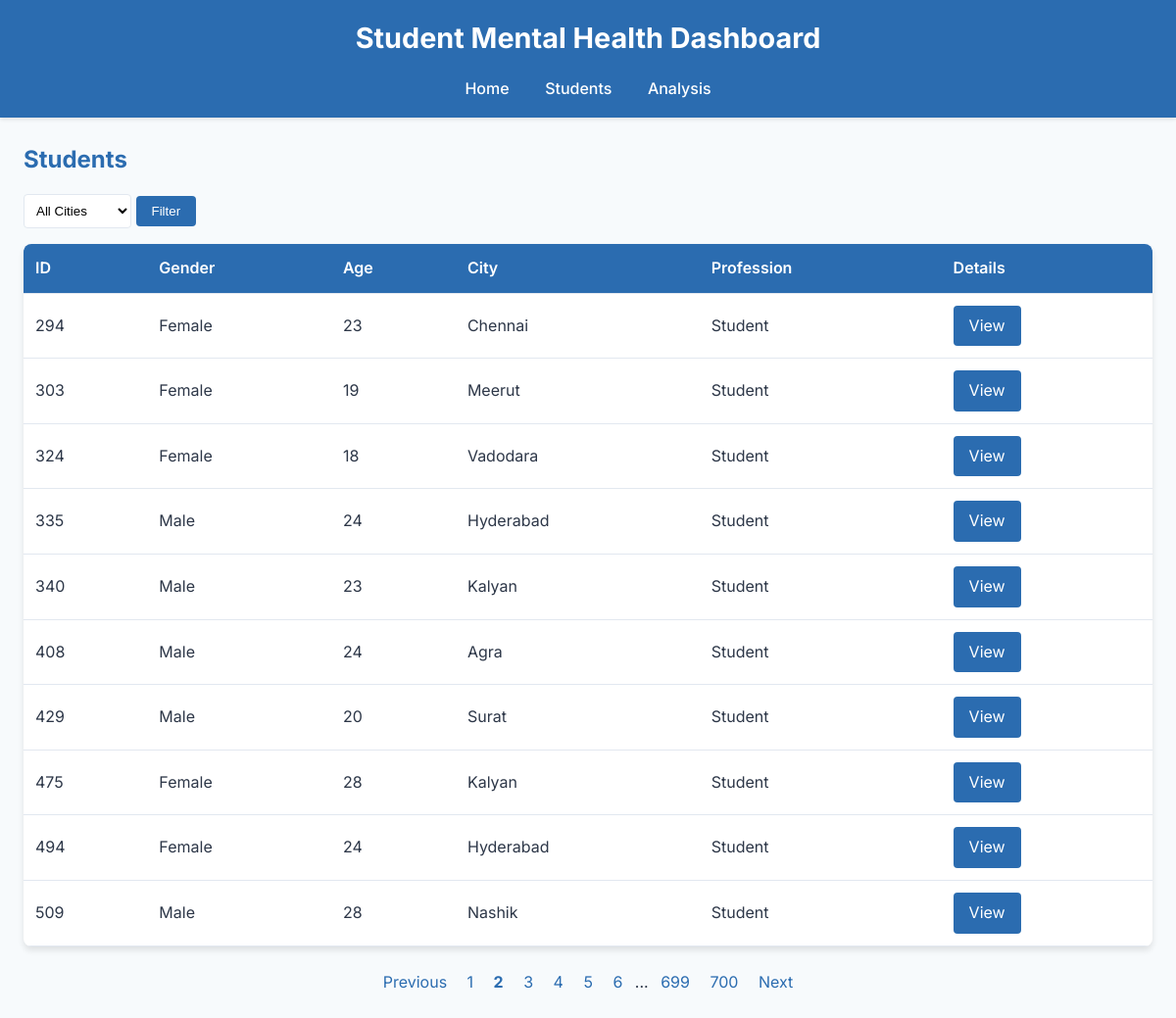
The app's page /students?page=2 with its own data.
### models/models.py (models this page shows)
class Student(db.Model):
    id = db.Column(db.Integer, primary_key=True)
    gender = db.Column(db.String(20), nullable=False)
    age = db.Column(db.Integer, nullable=False)
    city = db.Column(db.String(100))
    profession = db.Column(db.String(50))
    degree = db.Column(db.String(50))
    cgpa = db.Column(db.Float)
    study_satisfaction = db.Column(db.Float)
    depression = db.Column(db.Boolean, nullable=False)
    suicidal_thoughts = db.Column(db.Boolean, nullable=False)
    family_history = db.Column(db.Boolean, nullable=False)
    lifestyle_factors = db.relationship('LifestyleFactor', backref='student', lazy=True)

### routes/routes.py (the view)
@bp.route('/students')
def students():
    page = request.args.get('page', 1, type=int)
    city = request.args.get('city', None)
    query = Student.query
    if city:
        query = query.filter(Student.city == city)
    students = query.paginate(page=page, per_page=10)
    print(f"Students found: {students.total}")  # Debug
    return render_template('students.html', students=students)

### templates/students.html (shortened to what this page needs)
{% extends "base.html" %}
{% block content %}
    <h2>Students</h2>
    <form class="filter-form" method="GET">
        <select name="city">
            <option value="">All Cities</option>
        </select>
        <button type="submit">Filter</button>
    </form>
    {% if students.items %}
        <table>
            <tr>
                <th>ID</th>
                <th>Gender</th>
                <th>Age</th>
                <th>City</th>
                <th>Profession</th>
                <th>Details</th>
            </tr>
            {% for student in students.items %}
                <tr>
                    <td>{{ student.id }}</td>
                    <td>{{ student.gender }}</td>
                    <td>{{ student.age }}</td>
                    <td>{{ student.city }}</td>
                    <td>{{ student.profession }}</td>
                    <td><a href="{{ url_for('main.student', id=student.id) }}" class="button">View</a></td>
                </tr>
            {% endfor %}
        </table>
        <div class="pagination">
            {% if students.has_prev %}
                <a href="{{ url_for('main.students', page=students.prev_num, city=request.args.get('city')) }}">Previous</a>
            {% endif %}
            {% for page in students.iter_pages() %}
                {% if page %}
                    <a href="{{ url_for('main.students', page=page, city=request.args.get('city')) }}" {% if page == students.page %}style="font-weight: bold;"{% endif %}>{{ page }}</a>
                {% else %}
                    <span>...</span>
                {% endif %}
            {% endfor %}
            {% if students.has_next %}
                <a href="{{ url_for('main.students', page=students.next_num, city=request.args.get('city')) }}">Next</a>
            {% endif %}
        </div>
    {% else %}
        <p>No students found.</p>
    {% endif %}
{% endblock %}

### static/style.css (style rules this page uses)
* { margin: 0; padding: 0; box-sizing: border-box; }
body { font-family: 'Inter', sans-serif; background-color: #f7fafc; color: #2d3748; line-height: 1.6; }
h2 { font-size: 1.5rem; margin: 1.5rem 0 1rem; color: #2b6cb0; }
table { width: 100%; border-collapse: collapse; background: white; border-radius: 8px; overflow: hidden; box-shadow: 0 4px 6px rgba(0, 0, 0, 0.1); }
th, td { padding: 0.75rem; text-align: left; border-bottom: 1px solid #e2e8f0; }
th { background-color: #2b6cb0; color: white; font-weight: 600; }
.button { display: inline-block; padding: 0.5rem 1rem; background-color: #2b6cb0; color: white; text-decoration: none; border-radius: 4px; transition: background-color 0.3s; }
.pagination { margin: 1.5rem 0; text-align: center; }
.pagination a { margin: 0 0.5rem; text-decoration: none; color: #2b6cb0; }
.filter-form { margin: 1rem 0; }
.filter-form select { padding: 0.5rem; border: 1px solid #e2e8f0; border-radius: 4px; background: white; }
.filter-form button { padding: 0.5rem 1rem; background-color: #2b6cb0; color: white; border: none; border-radius: 4px; cursor: pointer; }

### records on screen
Student: id "294", gender "Female", age "23", city "Chennai", profession "Student"
Student: id "303", gender "Female", age "19", city "Meerut", profession "Student"
Student: id "324", gender "Female", age "18", city "Vadodara", profession "Student"
Student: id "335", gender "Male", age "24", city "Hyderabad", profession "Student"
Student: id "340", gender "Male", age "23", city "Kalyan", profession "Student"
Student: id "408", gender "Male", age "24", city "Agra", profession "Student"
Student: id "429", gender "Male", age "20", city "Surat", profession "Student"
Student: id "475", gender "Female", age "28", city "Kalyan", profession "Student"
Student: id "494", gender "Female", age "24", city "Hyderabad", profession "Student"
Student: id "509", gender "Male", age "28", city "Nashik", profession "Student"

### other values on screen
{{ page }} "1" "2" "3" "4" "5" "6" "699" "700"
